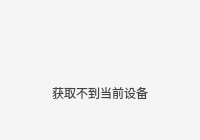
                      <widget class="QWidget" name="page_using">
                       <layout class="QHBoxLayout" name="horizontalLayout_17">
                        <property name="spacing">
                         <number>0</number>
                        </property>
                        <property name="leftMargin">
                         <number>0</number>
                        </property>
                        <property name="topMargin">
                         <number>0</number>
                        </property>
                        <property name="rightMargin">
                         <number>0</number>
                        </property>
                        <property name="bottomMargin">
                         <number>0</number>
                        </property>
                        <item>
                         <widget class="QWidget" name="widget_using" native="true">
                          <property name="styleSheet">
                           <string notr="true">
background:rgba(245,245,245,1);

</string>
                          </property>
                          <layout class="QHBoxLayout" name="horizontalLayout_23">
                           <item>
                            <layout class="QVBoxLayout" name="verticalLayout_9">
                             <property name="spacing">
                              <number>0</number>
                             </property>
                             <item>
                              <spacer name="verticalSpacer_19">
                               <property name="orientation">
                                <enum>Qt::Vertical</enum>
                               </property>
                               <property name="sizeHint" stdset="0">
                                <size>
                                 <width>20</width>
                                 <height>28</height>
                                </size>
                               </property>
                              </spacer>
                             </item>
                             <item>
                              <layout class="QHBoxLayout" name="horizontalLayout_19">
                               <item>
                                <spacer name="horizontalSpacer_26">
                                 <property name="orientation">
                                  <enum>Qt::Horizontal</enum>
                                 </property>
                                 <property name="sizeHint" stdset="0">
                                  <size>
                                   <width>40</width>
                                   <height>20</height>
                                  </size>
                                 </property>
                                </spacer>
                               </item>
                               <item>
                                <widget class="QLabel" name="label_11">
                                 <property name="minimumSize">
                                  <size>
                                   <width>44</width>
                                   <height>46</height>
                                  </size>
                                 </property>
                                 <property name="maximumSize">
                                  <size>
                                   <width>44</width>
                                   <height>46</height>
                                  </size>
                                 </property>
                                 <property name="styleSheet">
                                  <string notr="true">border-image:url(:/setting/img/setting/camera_failed.png);</string>
                                 </property>
                                 <property name="text">
                                  <string/>
                                 </property>
                                 <property name="scaledContents">
                                  <bool>true</bool>
                                 </property>
                                </widget>
                               </item>
                               <item>
                                <spacer name="horizontalSpacer_27">
                                 <property name="orientation">
                                  <enum>Qt::Horizontal</enum>
                                 </property>
                                 <property name="sizeHint" stdset="0">
                                  <size>
                                   <width>40</width>
                                   <height>20</height>
                                  </size>
                                 </property>
                                </spacer>
                               </item>
                              </layout>
                             </item>
                             <item>
                              <layout class="QHBoxLayout" name="horizontalLayout_22">
                               <item>
                                <spacer name="horizontalSpacer_32">
                                 <property name="orientation">
                                  <enum>Qt::Horizontal</enum>
                                 </property>
                                 <property name="sizeHint" stdset="0">
                                  <size>
                                   <width>40</width>
                                   <height>20</height>
                                  </size>
                                 </property>
                                </spacer>
                               </item>
                               <item>
                                <widget class="QLabel" name="label_message">
                                 <property name="styleSheet">
                                  <string notr="true">color: rgb(68, 68, 68);
font: 14px &quot;微软雅黑&quot;;</string>
                                 </property>
                                 <property name="text">
                                  <string>获取不到当前设备</string>
                                 </property>
                                </widget>
                               </item>
                               <item>
                                <spacer name="horizontalSpacer_33">
                                 <property name="orientation">
                                  <enum>Qt::Horizontal</enum>
                                 </property>
                                 <property name="sizeHint" stdset="0">
                                  <size>
                                   <width>40</width>
                                   <height>20</height>
                                  </size>
                                 </property>
                                </spacer>
                               </item>
                              </layout>
                             </item>
                             <item>
                              <spacer name="verticalSpacer_18">
                               <property name="orientation">
                                <enum>Qt::Vertical</enum>
                               </property>
                               <property name="sizeHint" stdset="0">
                                <size>
                                 <width>20</width>
                                 <height>28</height>
                                </size>
                               </property>
                              </spacer>
                             </item>
                            </layout>
                           </item>
                          </layout>
                         </widget>
                        </item>
                       </layout>
                      </widget>
